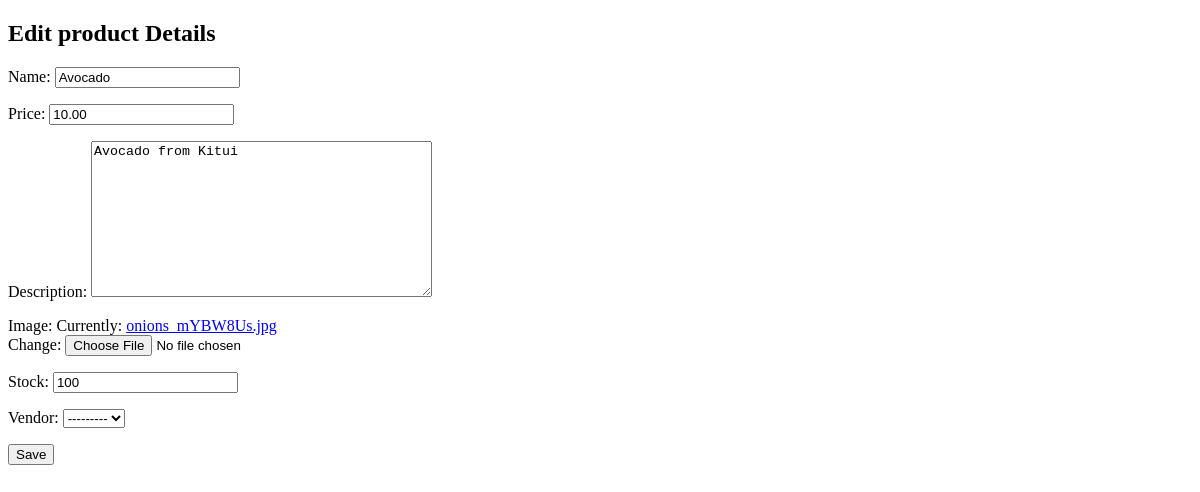
/inventories/products/edit/2/, run on an earlier commit of the app's database.
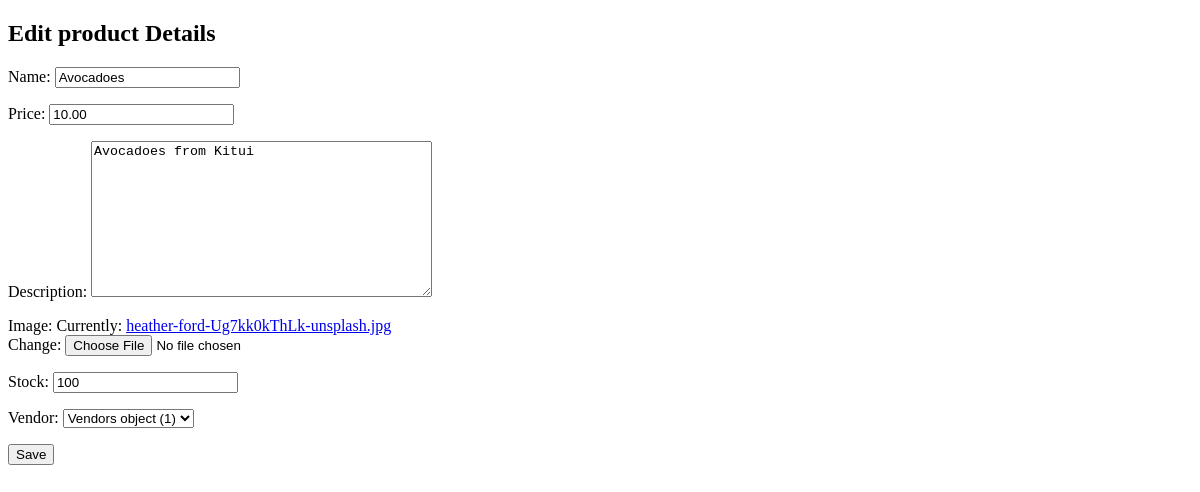
And on a later commit of the database.
### inventories/models.py (models this page shows)
class Product(models.Model):
    name=models.CharField(max_length=32)
    price=models.DecimalField(max_digits=8,decimal_places=2)
    description=models.TextField()
    image=models.ImageField()
    date_created=models.DateTimeField(auto_now_add=True)
    date_updated=models.DateTimeField(auto_now=True)
    stock=models.PositiveIntegerField()
    vendor = models.ForeignKey(Vendors, null=True, on_delete=models.CASCADE)

### inventories/views.py (the view)
# urls.py: path("products/edit/<int:id>/", product_update_view, name="product_update"),
def product_update_view(request,id):
     product = Product.objects.get(id=id)
     if request.method == "POST":
          form = ProductUploadForm(request.POST,instance=product)
          if form.is_valid():
               form.save()
               return redirect("product_detail_view",id=product.id)
     else:
          form = ProductUploadForm(instance=product)
          return render(request,"inventories/edit_product.html",{"form":form})

### inventories/forms.py
class ProductUploadForm(forms.ModelForm):
    class Meta:
        model = Product
        fields = "__all__"

### templates/inventories/edit_product.html (shortened to what this page needs)
<!DOCTYPE html>
<html lang="en">
<head>
</head>
<body>
    <h2> Edit product Details</h2>
    <form method="POST" class="upload_form">
        {{form.as_p}}
        <button type="submit" class="but"> Save </button>
   </form>
</body>
</html>

What changed in the data, as far as the page shows it:
changed Product: name "Avocado" → "Avocadoes"; description "Avocado from Kitui" → "Avocadoes from Kitui"; vendor "---------" → "Vendors object (1)"
Also different on the page:
text no longer shown: "Name: Price: Description: Image: Currently: onions_mYBW8Us.jpg Change: Stock: Vendor:"
text now shown: "Name: Price: Description: Image: Currently: heather-ford-Ug7kk0kThLk-unsplash.jpg Change: Stock: Vendor:"
